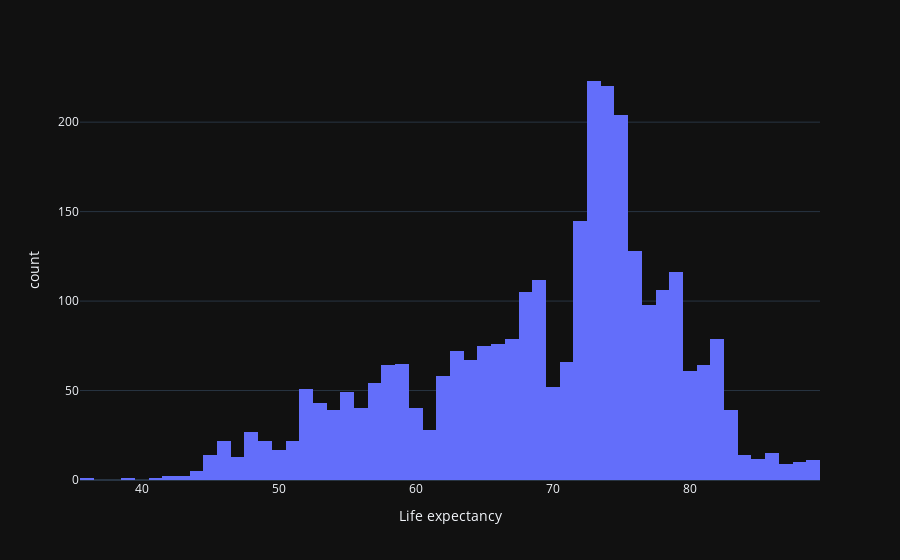

Write notebook code for a chart like this one.
### Markdown cell above
# Graficas

### Code cell
import plotly.express as px

fig=px.histogram(df,x='Life expectancy ',template='plotly_dark')
fig.show()

### Figure 1 — Plotly figure (JSON) as saved in the notebook; plotly's stock layout.template omitted (floating-point values rounded to 4 significant figures; data arrays with more than 128 entries replaced by an {"elided": "..."} marker saying what was removed)
{"data": [{"alignmentgroup": "True", "bingroup": "x", "hovertemplate": "Life expectancy =%{x}<br>count=%{y}<extra></extra>", "legendgroup": "", "marker": {"color": "#636efa", "pattern": {"shape": ""}}, "name": "", "offsetgroup": "", "orientation": "v", "showlegend": false, "type": "histogram", "x": {"elided": "2938 float values"}, "xaxis": "x", "yaxis": "y"}], "layout": {"barmode": "relative", "legend": {"tracegroupgap": 0}, "margin": {"t": 60}, "xaxis": {"anchor": "y", "domain": [0, 1], "title": {"text": "Life expectancy "}}, "yaxis": {"anchor": "x", "domain": [0, 1], "title": {"text": "count"}}}}
